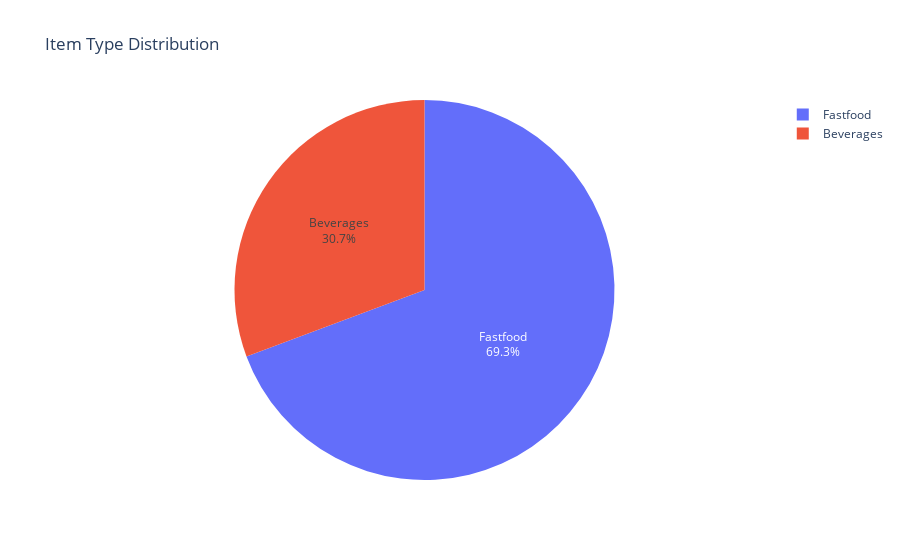

The notebook cell saved with this chart:
### Code cell
fig = px.pie(data, names='item_type', title='Item Type Distribution')
fig.update_traces(textposition='inside', textinfo='percent+label')

### Figure 1 — Plotly figure (JSON) as saved in the notebook; plotly's stock layout.template omitted (floating-point values rounded to 4 significant figures; data arrays with more than 128 entries replaced by an {"elided": "..."} marker saying what was removed)
{"data": [{"domain": {"x": [0, 1], "y": [0, 1]}, "hovertemplate": "item_type=%{label}<extra></extra>", "labels": {"elided": "893 str values"}, "legendgroup": "", "name": "", "showlegend": true, "textinfo": "percent+label", "textposition": "inside", "type": "pie"}], "layout": {"legend": {"tracegroupgap": 0}, "title": {"text": "Item Type Distribution"}}}
